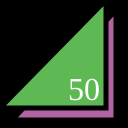
Frame 1 (no input)
Frame 60 (no input): identical to frame 1, image omitted
Frame 120 (the mouse pressed at the canvas centre since frame 60): identical to frame 1, image omitted

The p5.js sketch that drew this single still picture (run headless with seeded random() and noise() and a simulated clock; from frame 60 on, the mouse is pressed at the canvas centre):

// p5.js sketch
// ── sketch.js
function setup() {
  createCanvas(128,128);
}

function draw() {
  background(0);
  strokeWeight(5);
  fill(178, 100, 162);
  triangle(12,120,116,120,116,10);
  fill(94, 185, 84);
  triangle(0,108,106,108,106,0);
  fill(255);
  textSize(32);
  textFont("serif");
  text("50", 68, 100);
}
